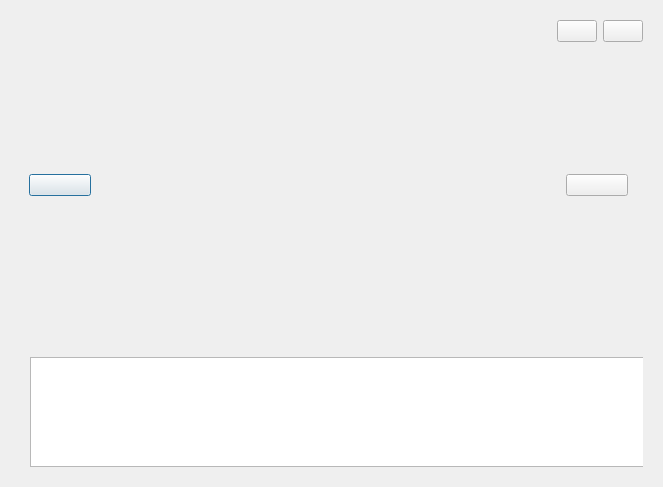
<?xml version="1.0" encoding="UTF-8"?>
<ui version="4.0">
 <class>SlideShowDialog</class>
 <widget class="QDialog" name="SlideShowDialog">
  <property name="geometry">
   <rect>
    <x>0</x>
    <y>0</y>
    <width>663</width>
    <height>487</height>
   </rect>
  </property>
  <property name="windowTitle">
   <string>Dialog</string>
  </property>
  <layout class="QVBoxLayout" name="verticalLayout" stretch="7,1">
   <item>
    <widget class="QWidget" name="slideShow" native="true">
     <layout class="QGridLayout" name="gridLayout">
      <item row="1" column="0">
       <widget class="QWidget" name="slidePreviousWidget" native="true">
        <property name="minimumSize">
         <size>
          <width>80</width>
          <height>0</height>
         </size>
        </property>
        <property name="maximumSize">
         <size>
          <width>80</width>
          <height>16777215</height>
         </size>
        </property>
        <layout class="QHBoxLayout" name="horizontalLayout_3">
         <item>
          <widget class="PictureButton" name="btnSlidePrevious">
           <property name="text">
            <string/>
           </property>
          </widget>
         </item>
        </layout>
       </widget>
      </item>
      <item row="0" column="2">
       <layout class="QHBoxLayout" name="horizontalLayout_2">
        <item>
         <widget class="PictureStateButton" name="btnPlay">
          <property name="text">
           <string/>
          </property>
         </widget>
        </item>
        <item>
         <widget class="PictureButton" name="btnClose">
          <property name="text">
           <string/>
          </property>
         </widget>
        </item>
       </layout>
      </item>
      <item row="1" column="1">
       <widget class="PictureAnimationWidget" name="pictureAnimation" native="true"/>
      </item>
      <item row="1" column="2">
       <widget class="QWidget" name="slideNextWidget" native="true">
        <property name="minimumSize">
         <size>
          <width>80</width>
          <height>0</height>
         </size>
        </property>
        <property name="maximumSize">
         <size>
          <width>80</width>
          <height>16777215</height>
         </size>
        </property>
        <layout class="QHBoxLayout" name="horizontalLayout_4">
         <item>
          <widget class="PictureButton" name="btnSlideNext">
           <property name="text">
            <string/>
           </property>
          </widget>
         </item>
        </layout>
       </widget>
      </item>
     </layout>
    </widget>
   </item>
   <item>
    <widget class="QWidget" name="previewShow" native="true">
     <layout class="QHBoxLayout" name="horizontalLayout">
      <item>
       <widget class="QWidget" name="widget" native="true">
        <property name="minimumSize">
         <size>
          <width>0</width>
          <height>120</height>
         </size>
        </property>
        <property name="maximumSize">
         <size>
          <width>16777215</width>
          <height>120</height>
         </size>
        </property>
        <widget class="PreviewListWidget" name="previewListWidget">
         <property name="geometry">
          <rect>
           <x>10</x>
           <y>10</y>
           <width>16777215</width>
           <height>110</height>
          </rect>
         </property>
         <property name="minimumSize">
          <size>
           <width>0</width>
           <height>110</height>
          </size>
         </property>
         <property name="maximumSize">
          <size>
           <width>16777215</width>
           <height>110</height>
          </size>
         </property>
        </widget>
       </widget>
      </item>
     </layout>
    </widget>
   </item>
  </layout>
 </widget>
 <customwidgets>
  <customwidget>
   <class>PictureButton</class>
   <extends>QPushButton</extends>
   <header>picturebutton.h</header>
  </customwidget>
  <customwidget>
   <class>PictureStateButton</class>
   <extends>QPushButton</extends>
   <header>picturestatebutton.h</header>
  </customwidget>
  <customwidget>
   <class>PictureAnimationWidget</class>
   <extends>QWidget</extends>
   <header>pictureanimationwidget.h</header>
   <container>1</container>
  </customwidget>
  <customwidget>
   <class>PreviewListWidget</class>
   <extends>QListView</extends>
   <header>previewlistwidget.h</header>
  </customwidget>
 </customwidgets>
 <resources/>
 <connections/>
</ui>
